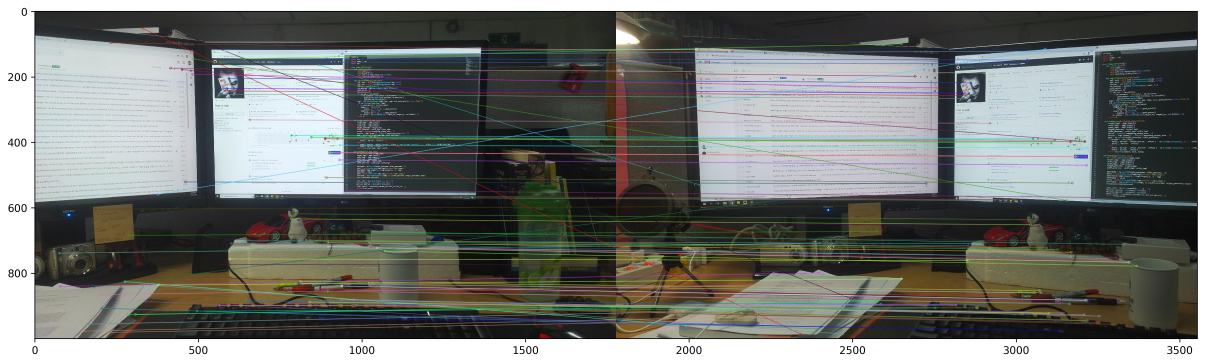
#> input picture images/keypoints_matched.jpeg, 4818 x 1455 px (shown at 1/4 size)
$ python utils.py images/keypoints_matched.jpeg images/query_weighted_blend.jpeg
#> lines starting #> are read from the running program, lines starting #| are printed output that depends on the picture
### image_stitching.py
import numpy as np
import cv2


class ImageStitching:
    def __init__(self):
        super().__init__()
        self.smoothing_window_size = 800

    def give_gray(self, image):
        # photo = cv2.imread(image)
        # photo = cv2.cvtColor(photo, cv2.COLOR_BGR2RGB)
        photo_gray = cv2.cvtColor(image, cv2.COLOR_RGB2GRAY)

        return image, photo_gray

    @staticmethod
    def _sift_detector(image):
        descriptor = cv2.SIFT_create()
        keypoints, features = descriptor.detectAndCompute(image, None)

        return keypoints, features

    # [85 lines left out: functions create_and_match_keypoints, compute_homography, create_mask, blending_smoothing, not called in this run]

### utils.py
import cv2
from image_stitching import ImageStitching
import sys
import numpy as np


def forward(query_photo, train_photo):
    image_stitching = ImageStitching()
    _, query_photo_gray = image_stitching.give_gray(
        query_photo
    )  # left image
    _, train_photo_gray = image_stitching.give_gray(
        train_photo
    )  # right image

    keypoints_train_image, features_train_image = image_stitching._sift_detector(
        train_photo_gray
    )
    keypoints_query_image, features_query_image = image_stitching._sift_detector(
        query_photo_gray
    )

    matches = image_stitching.create_and_match_keypoints(
        features_train_image, features_query_image
    )

    M = image_stitching.compute_homography(
        keypoints_train_image, keypoints_query_image, matches, reprojThresh=4
    )

    if M is None:
        return "Error cannot stitch images"

    (matches, homography_matrix, status) = M

    result = image_stitching.blending_smoothing(
        query_photo, train_photo, homography_matrix
    )
    # mapped_image = cv2.drawMatches(train_photo, keypoints_train_image, query_photo, keypoints_query_image, matches[:100], None, flags=cv2.DrawMatchesFlags_NOT_DRAW_SINGLE_POINTS)

    result_float32 = np.float32(result)
    result_rgb = cv2.cvtColor(result_float32, cv2.COLOR_BGR2RGB)

    return result_rgb


if __name__ == "__main__":
    try:
        query_image = sys.argv[1]
        train_image = sys.argv[2]
        def read_images(image):
#> called with image = 'images/keypoints_matched.jpeg'
            photo = cv2.imread(image)
#> photo is the input picture: shape (1455, 4818, 3); mean B, G, R 114.1, 117.8, 115.4
            photo = cv2.cvtColor(photo, cv2.COLOR_BGR2RGB)

            return photo
        query_image = read_images(query_image)
        train_image = read_images(train_image)
#> call 2 of read_images, with image = 'images/query_weighted_blend.jpeg'
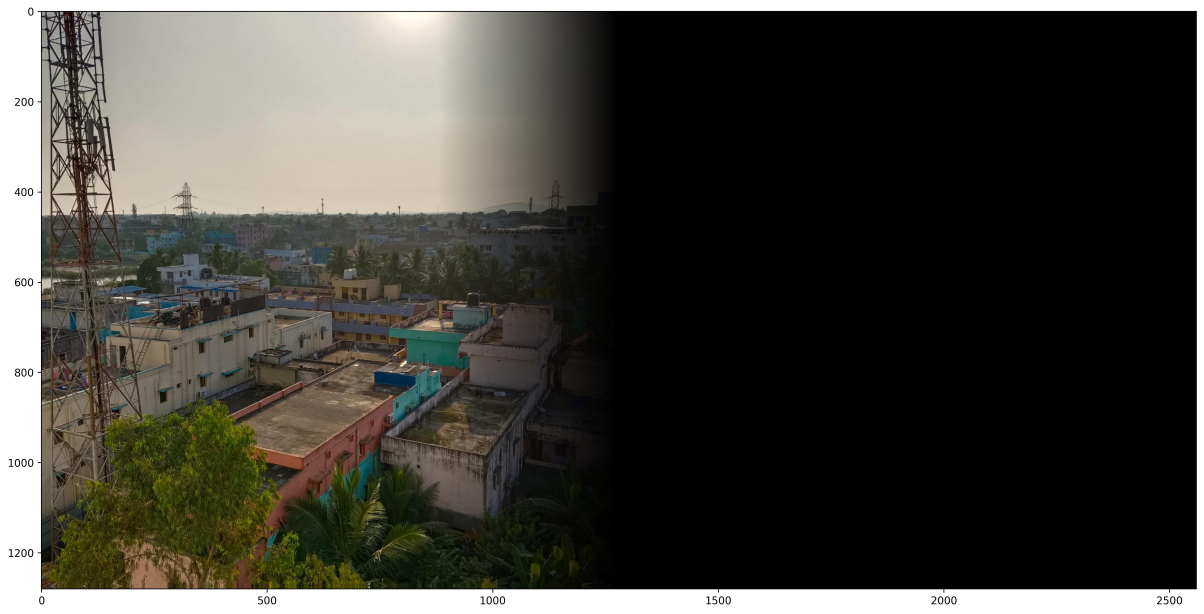
#> input picture images/query_weighted_blend.jpeg, 4815 x 2456 px (shown at 1/4 size)
#> in read_images, photo is the input picture: shape (2456, 4815, 3); mean B, G, R 59.9, 66, 67.3


        result = forward(query_photo=query_image, train_photo=train_image)
#> in give_gray, `photo_gray = cv2.cvtColor(image, cv2.COLOR_RGB2GRAY)`:
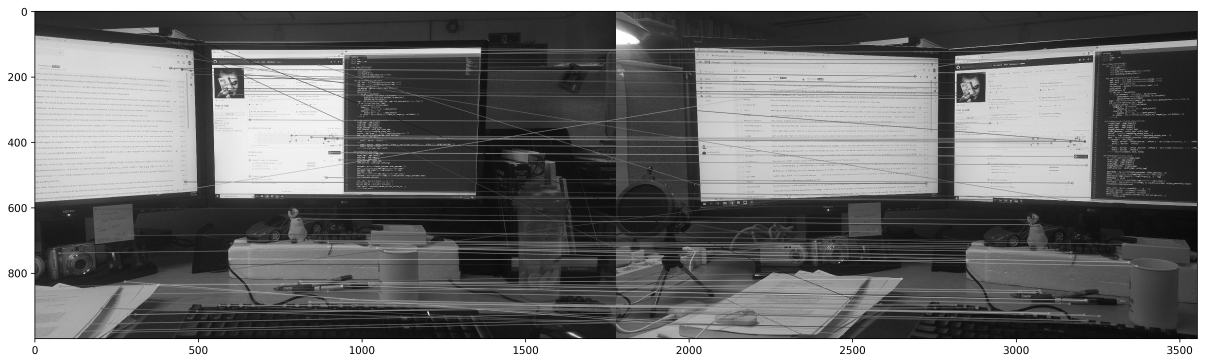
#> photo_gray: shape (1455, 4818) (shown at 1/4 size); min 0, max 255, mean 116.7
#> in give_gray (call 2), `photo_gray = cv2.cvtColor(image, cv2.COLOR_RGB2GRAY)`:
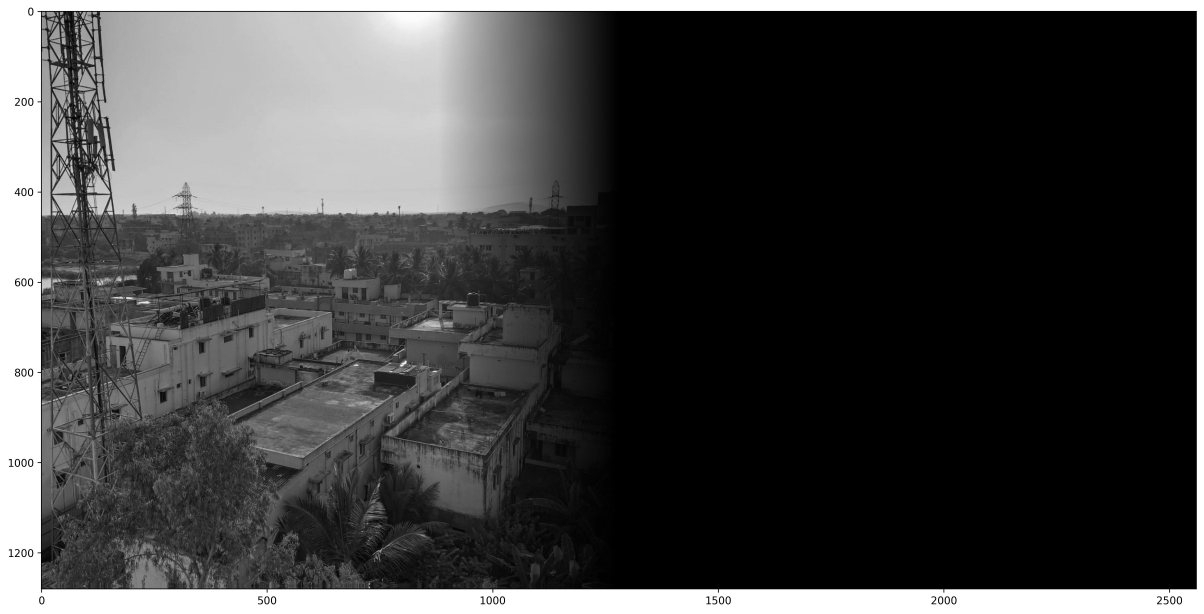
#> photo_gray: shape (2456, 4815) (shown at 1/4 size); min 0, max 255, mean 65.7
#> (the run stopped early here; a loop or call above may not have finished)
